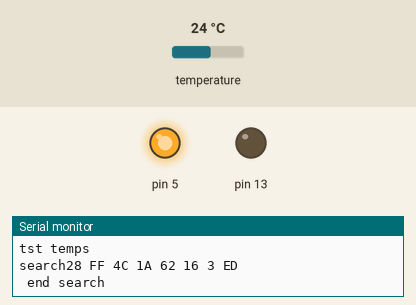
This sketch was run on a simulated Arduino Uno, built with avr-gcc and run on an emulated ATmega328P. Parts: output pins drawn as LEDs (lit = HIGH), the last lines printed to the serial monitor. Inputs (shaded band) come from the test bench; at power-on: temperature 24 °C.

Above: at 1.2 s.
1.3 s: temperature set to 12 °C
At 1.85 s:
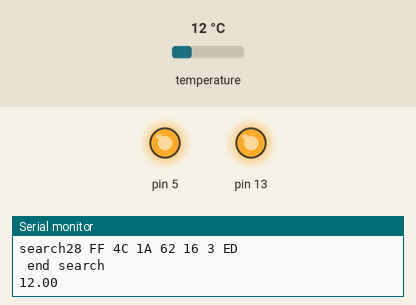
Timing chart, 0 to 6.5 s (numbered marks = the images above; inputs shaded):
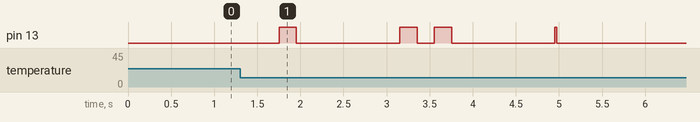

The sketch:

pisca_temp.ino
```cpp
#define NODE_ID 'A'  // this is the wine cellar node A

//#include <DHT.h>
#include <Wire.h>
//#include <AM2320.h>
#include <OneWire.h>
#define AM2320_address (0xB8 >> 1)
#define PIN_TEMP 4

// Dados para sensores de temperatura (devia ter uma classe para isso)
typedef struct {
  int16_t raw;   // dado cru da temperatura
  float celsius; // temperatura (passa-baixa da temperatura lida)
  byte addr[8];  // endereco do sensor
} temp;

#define NTEMPS 8
  temp temps[NTEMPS];
  byte ntemps = 0;
  bool hasNewTemps = false;

  uint32_t now;
  uint32_t htTimestamp;

  float hthum;
  float httmp;
  bool hasNewHT = false;

  byte ht_1w_pin = 7;
  float ht_1w_hum;
  float ht_1w_temp;
  bool hasNewHT1w = false;

OneWire ds(PIN_TEMP);

void find_temps(void)
{
  int t;
  Serial.print("search");
  for (t = 0; t < NTEMPS; t++) {
    if (!ds.search(temps[t].addr)) {
      Serial.println(" end search");
      break;
    }
    if (OneWire::crc8(temps[t].addr, 7) != temps[t].addr[7]) {
      // CRC is not valid!
      t--;
      continue;
    }
    // the first ROM byte indicates which chip
    if (temps[t].addr[0] != 0x28) {
      // Device is not a DS18B20
      t--;
      continue;
    }
    temps[t].celsius = NAN;
    byte i; for(i=0;i<8;i++) {Serial.print(temps[t].addr[i], HEX); Serial.print(" ");}Serial.println();
  }
  ntemps = t;
}

void start_conversion(void)
{
    ds.reset();
    //ds.select(temps[t].addr);
    ds.write(0xcc); // envia a todos os sensores
    ds.write(0x44); // pedido de início de conversão
}

float low_pass(float old_value, float new_value)
{
  if (isnan(old_value)) return new_value;
  if (isnan(new_value)) return old_value;
  if (new_value - old_value > 5 || new_value - old_value < -5) return old_value;
  return old_value * 0.4 + 0.6 * new_value;

}

int16_t read_temp(byte t)
{
  byte b0, b1;

  ds.reset();
  ds.select(temps[t].addr);
  ds.write(0xBE);         // Read Scratchpad

  b0 = ds.read();
  b1 = ds.read();

  return b1 << 8 | b0;
}

float raw_to_celsius(int16_t raw)
{
  float c = raw / 16.0f;
  if (c == 85 || c == 0) return NAN;
  if (c < -55 || c > 125) return NAN;
  return c;
}

void read_temps(void)
{
  static byte t;
  static enum { stopped, converting, reading } status = stopped;
  static uint32_t timeStamp;

  switch (status) {
    case stopped:
      if ((now - timeStamp) >= 1000) {
      start_conversion();
      timeStamp = now;
      status = converting;
      }
      break;
    case converting:
      if ((now - timeStamp) >= 750) {
        t = 0;
        status = reading;
      }
      break;
    case reading:
      if (t < ntemps) {
        temps[t].raw = read_temp(t);
        float celsius = raw_to_celsius(temps[t].raw);
        temps[t].celsius = celsius;//low_pass(temps[t].celsius, celsius);
        t++;
      }
      if (t >= ntemps) {
        hasNewTemps = true;
        status = stopped;
        timeStamp = now;
      }
  }
}

unsigned int crc16(byte *ptr, byte length)
{
      unsigned int crc = 0xFFFF;
      uint8_t s = 0x00;

      while(length--) {
        crc ^= *ptr++;
        for(s = 0; s < 8; s++) {
          if((crc & 0x01) != 0) {
            crc >>= 1;
            crc ^= 0xA001;
          } else crc >>= 1;
        }
      }
      return crc;
}

void read_ht(void)
{
  static byte t;
  static enum { stopped, waking, waiting, reading } status = stopped;
  static uint32_t timeStamp;

  switch (status) {
    case stopped:
      if (now - timeStamp >= 60000) {
        Wire.beginTransmission(AM2320_address); // ask it to wake up
        status = waking;
        timeStamp = now;
      }
      break;
    case waking:
      if (now - timeStamp >= 1) { // must wait at least 0.8 ms
        Wire.endTransmission(); // should be awaken
        Wire.beginTransmission(AM2320_address);
        Wire.write(3); // read
        Wire.write(0); // from address 0
        Wire.write(4); // 4 bytes
        if (Wire.endTransmission(1) == 0) {
          status = waiting;
          timeStamp = now;
        } else {
          // something went wrong -- restart
          status = stopped;
          timeStamp = now - (2500 - 1); // start again in 1 ms
        }
      }
      break;
    case waiting:
      if (now - timeStamp > 2) { // must wait at least 1.5 ms
        Wire.requestFrom(AM2320_address, 0x08);
        t = 0;
        status = reading;
        timeStamp = now;
      }
      break;
    case reading:
      static byte buf[8];
      buf[t] = Wire.read();
      if (t < 7) {
        t++;
      } else {
        uint16_t crc = buf[7] << 8 | buf[6];
        if (crc == crc16(buf, 6)) {
          hthum = (buf[2] << 8 | buf[3]) / 10.0;
          httmp = ((buf[4] & 0x7f) << 8 | buf[5]) / 10.0;
          if (buf[4] & 0x80) httmp = -httmp;
          hasNewHT = true;
        }
        status = stopped;
        timeStamp = now;
      }
      break;
  }
}

void read_ht_1w(void)
{
  static enum { stopped, waking, reading } status = stopped;
  static uint32_t timeStamp;

  switch (status) {
    case stopped:
      if (now - timeStamp >= 60000) {
        // wake the sensor up
        pinMode(ht_1w_pin, OUTPUT);
        digitalWrite(ht_1w_pin, LOW);
        status = waking;
        timeStamp = now;
      }
      break;
    case waking:
      if (now - timeStamp > 2) {
        // it should be awaken, let's read
        status = reading;
        timeStamp = now;
      }
      break;
    case reading:
      byte buf[5];
      // max number of times to read the pin value
      // so that in case of comm error we don't get stuck
      // value must be changed for faster processor
      uint16_t timeout = 1000;

      // time critical -- cannot be interrupted
      noInterrupts();
      // let the sensor be in control
      pinMode(ht_1w_pin, INPUT_PULLUP);
      while (timeout && digitalRead(ht_1w_pin) == LOW) timeout--;
      // the sensor should put the pin on low and then on high, for ~80us each
      while (timeout && digitalRead(ht_1w_pin) == HIGH) timeout--;
      while (timeout && digitalRead(ht_1w_pin) == LOW) timeout--;
      // now it should put it on low to start the first bit
      while (timeout && digitalRead(ht_1w_pin) == HIGH) timeout--;

      // read 5 bytes
      for (int i=0; timeout && i<5; i++) {
        byte b; // accumulate the bits here before putting in buf
        // for each byte, we need 8 bits
        for (byte bit=0; bit<8; bit++) {
          byte count_low = 0, count_high = 0;
          b <<= 1;
          while (timeout && digitalRead(ht_1w_pin) == LOW) {
            count_low += 3;
            timeout--;
          }
          while (timeout && digitalRead(ht_1w_pin) == HIGH) {
            count_high += 4;
            timeout--;
          }
          if (count_high > count_low) { // bit is 1 if more time on high than low
            b |= 1;
          } // else, bit on b is already 0
        }
        buf[i] = b;
      }
      interrupts();
      // end of time-critical section

      if (buf[4] == ((buf[0] + buf[1] + buf[2] + buf[3]) & 0xFF)) {
        ht_1w_hum = ((buf[0] << 8) | buf[1]) / 10.0;
        ht_1w_temp = (((buf[2] & 0x7f) << 8) | buf[3]) / 10.0;
        if (buf[2] & 0x80) ht_1w_temp = -ht_1w_temp;
        hasNewHT1w = true;
        //Serial.print(timeout);
      }
      status = stopped;
      timeStamp = now;
      break;
  }
}


// NSerial
#include <HardwareSerial_private.h>

class NHardwareSerial : public HardwareSerial
{
  public:
    void disabletx(void);
    void enabletx(void);
    void begin(unsigned long baud) { begin(baud, SERIAL_8N1); }
    void begin(unsigned long, uint8_t);
};

void NHardwareSerial::disabletx(void)
{
  flush();
  cbi(*_ucsrb, TXEN0);
  pinMode(1, INPUT);
  //digitalWrite(1, HIGH);
}
void NHardwareSerial::enabletx(void)
{
  sbi(*_ucsrb, TXEN0);
}
void NHardwareSerial::begin(unsigned long baud, byte config)
{
  // Try u2x mode first
  uint16_t baud_setting = (F_CPU / 4 / baud - 1) / 2;
  *_ucsra = 1 << U2X0;

  // hardcoded exception for 57600 for compatibility with the bootloader
  // shipped with the Duemilanove and previous boards and the firmware
  // on the 8U2 on the Uno and Mega 2560. Also, The baud_setting cannot
  // be > 4095, so switch back to non-u2x mode if the baud rate is too
  // low.
  if (((F_CPU == 16000000UL) && (baud == 57600)) || (baud_setting >4095))
  {
    *_ucsra = 0;
    baud_setting = (F_CPU / 8 / baud - 1) / 2;
  }

  // assign the baud_setting, a.k.a. ubrr (USART Baud Rate Register)
  *_ubrrh = baud_setting >> 8;
  *_ubrrl = baud_setting;

  _written = false;

  //set the data bits, parity, and stop bits
#if defined(__AVR_ATmega8__)
  config |= 0x80; // select UCSRC register (shared with UBRRH)
#endif
  *_ucsrc = config;

  sbi(*_ucsrb, RXEN0);
  cbi(*_ucsrb, TXEN0);
  sbi(*_ucsrb, RXCIE0);
  cbi(*_ucsrb, UDRIE0);
}

#define NSerial (*(NHardwareSerial*)&Serial)
// NSerial end

void verify_comm(void)
{
  byte b;
  if (NSerial.available()) {
    while (NSerial.available()) {
      b = NSerial.read();
      if (b == NODE_ID) {
        NSerial.enabletx();
        NSerial.print(NODE_ID);
        if (!hasNewTemps && !hasNewHT && !hasNewHT1w) {
           NSerial.print("X");
        } else {
          NSerial.print(" ");
          NSerial.print(now);
          if (hasNewHT) {
            hasNewHT = false;
            NSerial.print(" H ");
            NSerial.print(hthum);
            NSerial.print(" ");
            NSerial.print(httmp);
          } else if (hasNewHT1w) {
            hasNewHT1w = false;
            NSerial.print(" h ");
            NSerial.print(ht_1w_hum);
            NSerial.print(" ");
            NSerial.print(ht_1w_temp);
          } else if (hasNewTemps) {
            hasNewTemps = false;
            NSerial.print(" T");
            for (byte i = 0; i < ntemps; i++) {
              NSerial.print(" ");
              NSerial.print(temps[i].raw);
              NSerial.print(" ");
              NSerial.print(temps[i].celsius);
            }
          }
        }
        NSerial.print("\n");
        NSerial.disabletx();
      }
    }
  }
}


void setup() {
  //int i;
  //pinMode(A5, OUTPUT);
  //digitalWrite(A5, LOW);

  //dht[0].init(A4, AM2301);
  //dht[1].init(A4, AM2301);
  //pinMode(ht_1w_pin, INPUT_PULLUP);
  //pinMode(12, INPUT_PULLUP);
  Wire.begin();
  /*N*/Serial.begin(115200);

Serial.println("tst temps");
  pinMode(13, OUTPUT);
  digitalWrite(13, LOW);
  pinMode(5, OUTPUT);
  digitalWrite(5, HIGH);

  //for (i = 0; i < N; i++)
  //  dht[i].begin();

  find_temps();
  //delay(2000);
}

void pisca1(byte b)
{
  if (b==0) {
    digitalWrite(13, HIGH);
    delay(20);
    digitalWrite(13, LOW);
    delay(200);

  } else
  while(b) {
    digitalWrite(13, HIGH);
    delay(200);
    digitalWrite(13, LOW);
    delay(200);
    b--;
  }
  delay(1000);
}
void pisca(float v)
{
  int vi = v*10;
  pisca1(vi/100%10);
  pisca1(vi/10%10);
  pisca1(vi%10);
}

void loop() {

static long ts = 0;
  now = millis();

  read_temps();
  //read_ht();
  //read_ht_1w();

  //verify_comm();

  if (hasNewTemps) {
    hasNewTemps = false;

    for (byte i = 0; i < ntemps; i++) {
      Serial.println(temps[i].celsius);
      pisca(temps[i].celsius);
    }
    find_temps();
    ts = now;

  }

  if (now - ts > 10000) {
    find_temps();
    ts = now;
  }

/*
  if (hasNewHT) {
    hasNewHT = false;
    Serial.print("HT");
    Serial.print(" ");
    Serial.print(hthum);
    Serial.print(" ");
    Serial.print(httmp);
    Serial.println();
  }

  if (hasNewHT1w) {
    hasNewHT1w = false;
    Serial.print("HT1W");
    Serial.print(" ");
    Serial.print(ht_1w_hum);
    Serial.print(" ");
    Serial.print(ht_1w_temp);
    Serial.println();
  }
  */
  return;
}
```
